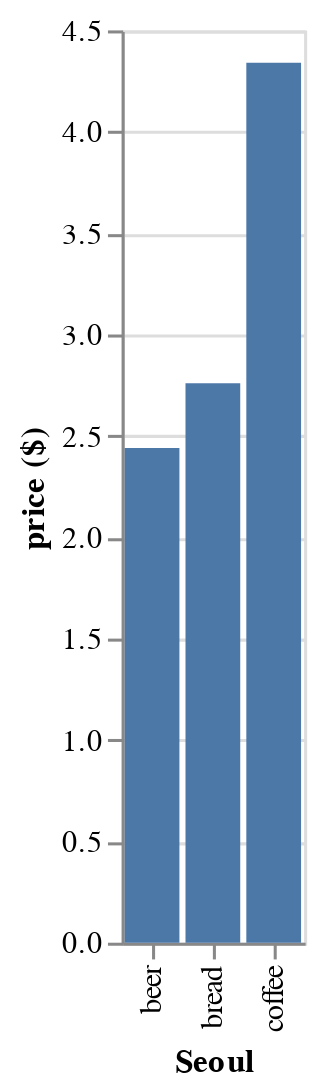

The code cell stored with this chart in its notebook:
### Code cell
chart

### Figure 1 — Vega-Lite specification as saved in the notebook (floating-point values rounded to 4 significant figures)
{"config": {"view": {"continuousWidth": 400, "continuousHeight": 300}}, "data": {"name": "data-436c0630e7e4313a1c81d15b3666107b"}, "mark": "bar", "encoding": {"x": {"type": "nominal", "field": "Seoul"}, "y": {"type": "quantitative", "field": "price ($)"}}, "$schema": "https://vega.github.io/schema/vega-lite/v4.8.1.json", "datasets": {"data-436c0630e7e4313a1c81d15b3666107b": [{"Seoul": "beer", "price ($)": 2.44}, {"Seoul": "bread", "price ($)": 2.76}, {"Seoul": "coffee", "price ($)": 4.34}]}}
